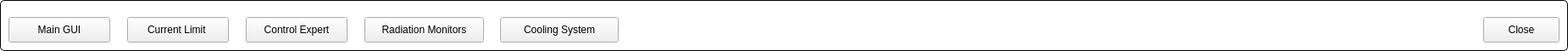
       <widget class="QGroupBox" name="titleGroupBox_2">
        <property name="geometry">
         <rect>
          <x>0</x>
          <y>980</y>
          <width>1850</width>
          <height>60</height>
         </rect>
        </property>
        <property name="styleSheet">
         <string notr="true">QGroupBox {
 	background-color: rgb(255, 255, 255);
     border: 1px solid black;
     border-radius: 5px;
     margin-top: 0.5em;
 }
 
 QGroupBox::title {
     subcontrol-origin: margin;
     left: 10px;
     padding: 0 3px 0 3px;
 }</string>
        </property>
        <property name="title">
         <string/>
        </property>
        <widget class="QPushButton" name="btnClose">
         <property name="geometry">
          <rect>
           <x>1750</x>
           <y>20</y>
           <width>90</width>
           <height>30</height>
          </rect>
         </property>
         <property name="text">
          <string>Close</string>
         </property>
        </widget>
        <widget class="QPushButton" name="pushButton_3">
         <property name="geometry">
          <rect>
           <x>10</x>
           <y>20</y>
           <width>120</width>
           <height>30</height>
          </rect>
         </property>
         <property name="text">
          <string>Main GUI</string>
         </property>
        </widget>
        <widget class="QPushButton" name="btnCurrentLimit">
         <property name="geometry">
          <rect>
           <x>150</x>
           <y>20</y>
           <width>120</width>
           <height>30</height>
          </rect>
         </property>
         <property name="text">
          <string>Current Limit </string>
         </property>
        </widget>
        <widget class="QPushButton" name="btnControlExpert">
         <property name="geometry">
          <rect>
           <x>290</x>
           <y>20</y>
           <width>120</width>
           <height>30</height>
          </rect>
         </property>
         <property name="text">
          <string>Control Expert</string>
         </property>
        </widget>
        <widget class="QPushButton" name="btnRadiationMonitors">
         <property name="geometry">
          <rect>
           <x>430</x>
           <y>20</y>
           <width>141</width>
           <height>30</height>
          </rect>
         </property>
         <property name="text">
          <string>Radiation Monitors</string>
         </property>
        </widget>
        <widget class="QEPushButton" name="btnCoolingSystem">
         <property name="geometry">
          <rect>
           <x>590</x>
           <y>20</y>
           <width>140</width>
           <height>30</height>
          </rect>
         </property>
         <property name="text">
          <string>Cooling System</string>
         </property>
         <property name="program">
          <string>cooling-system</string>
         </property>
        </widget>
       </widget>
